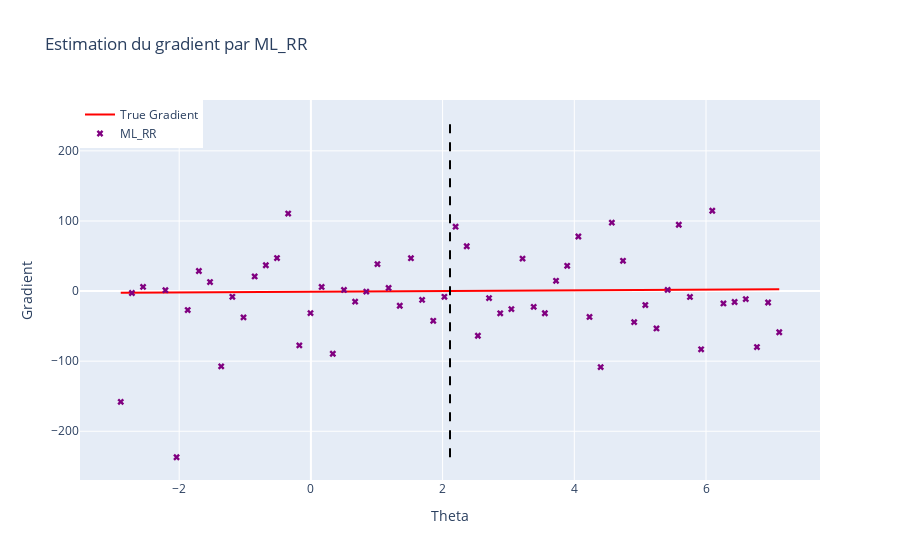

Notebook cell for this chart:
### Code cell
Code.plot_gradient(0.6, x, noised_A, noised_b, theta_true, 15, "ML_RR")
